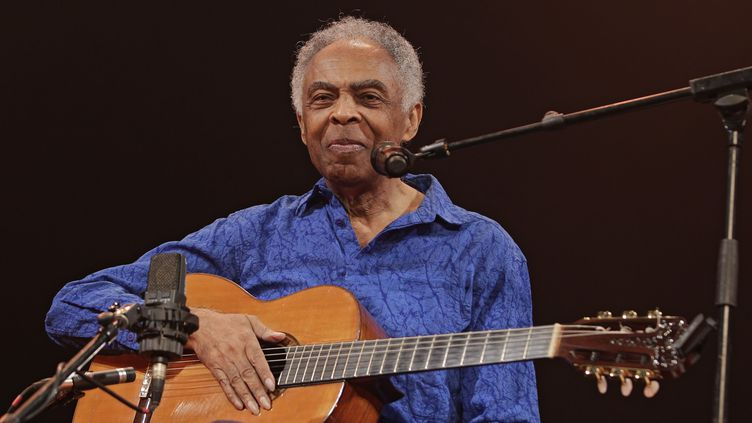
#> input picture OpenCV/1 - Basics OpenCV/images/gil.jpg, 752 x 423 px
$ jupyter execute --allow-errors image_histogram.ipynb
#> lines starting #> are read from the running program, lines starting #| are printed output that depends on the picture; after the words box and inside, x2 and y2 are one past the last pixel; in counts of white or black regions, pixels touching at a corner belong together
# Image Histograms

Histograms can help us to have a more general comprehension of a certain image. When we plot a histogram, the main objective is to analyze the contrast, brightness and, intensity distribution.

OpenCV offers to us a **cv2.calcHist(images,channels,mask,histSize,ranges)** function.

Arguments

- image:the image you want to analyze
- channels: [0] for gray scale images and [0, 1, 2] for images in RGB space
- mask: if you want to apply any mask
- histSize: the number of bins (for each channel) we want to use when computing a histogram
- ranges: the range of possible pixel values. Normally, this is [ 0, 256 ] for each channel.
For this example we consider two different images. One with a majoritarian black background, the other with a multi color background.

Images:
- Gilberto Gil, Brazilian singer
- JK bridge in Brasilia

## Importing Libraries

[cell 1]
from matplotlib import pyplot as plt
import cv2
import numpy as np

### Loading the image from disk

[cell 2]
img1 = cv2.imread("images/gil.jpg")
#> img1 is the input picture: shape (423, 752, 3); mean B, G, R 47.3, 45.8, 62.9
img2 = cv2.imread("images/jk-bridge.jpg")
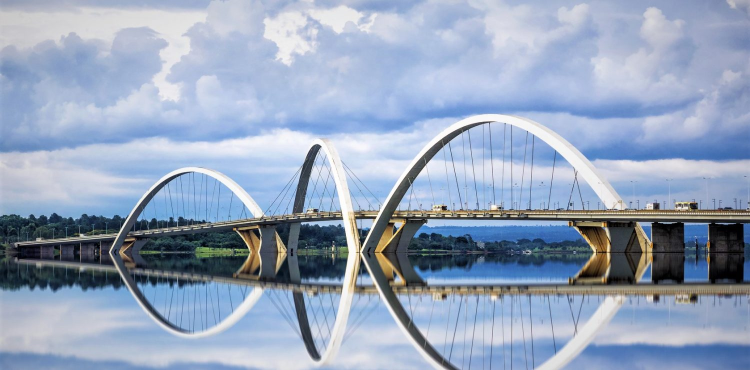
#> input picture OpenCV/1 - Basics OpenCV/images/jk-bridge.jpg, 1500 x 740 px (shown at 1/2 size)
#> img2 is the input picture: shape (740, 1500, 3); mean B, G, R 188.1, 164.5, 149.3

### Histogram with gray scale

[cell 3]
# converting the image into gray scale
gray1 = cv2.cvtColor(img1, cv2.COLOR_BGR2GRAY)
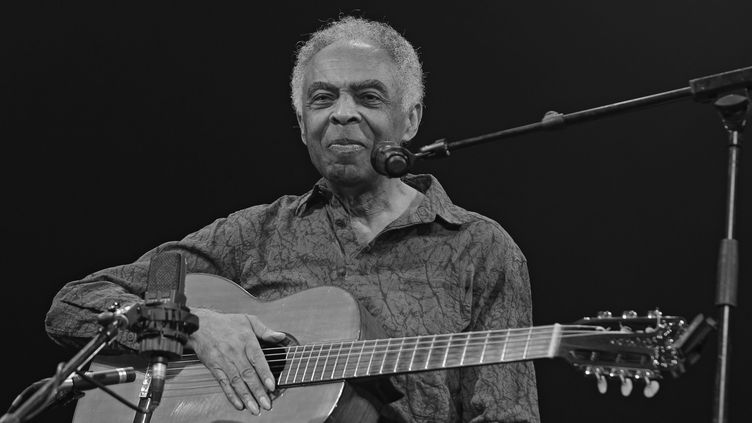
#> gray1: shape (423, 752); min 1, max 254, mean 51.1
gray2 = cv2.cvtColor(img2, cv2.COLOR_BGR2GRAY)
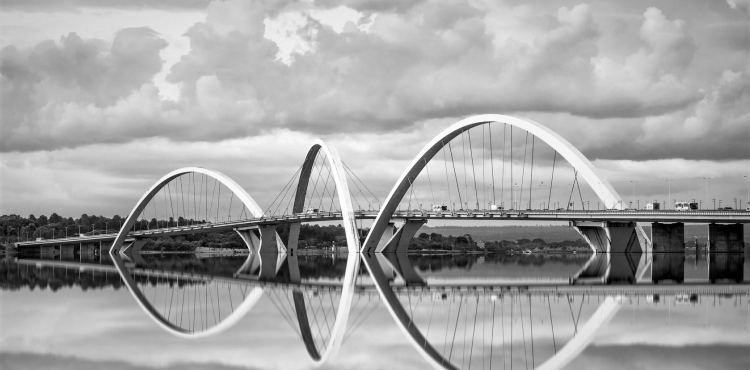
#> gray2: shape (740, 1500) (shown at 1/2 size); min 0, max 255, mean 162.7
#plotting
fig = plt.figure(figsize=(15,10))
plt.subplot(2, 2, 1)
plt.title("Gilberto Gil - gray scale")
plt.imshow(cv2.cvtColor(gray1, cv2.COLOR_BGR2RGB))
plt.subplot(2, 2, 2)
plt.title("JK bridge in Brasilia - gray scale")
plt.imshow(cv2.cvtColor(gray2, cv2.COLOR_BGR2RGB))

[cell 4]
# Making the histogram with cv2.calcHist
hist1 = cv2.calcHist([gray1], [0], None, [256], [0, 256])
#> hist1 = 256 values, max 27167 at index 19, min 0 at index 0, mean 1242.6
hist2 = cv2.calcHist([gray2], [0], None, [256], [0, 256])
#> hist2 = 256 values, max 18191 at index 190, min 258 at index 255, mean 4335.9

[cell 5]
# Plotting the Histograms
#first image
fig = plt.figure(figsize=(15,10))
plt.subplot(2,2,1)
plt.title("Grayscale Histogram - Image 1")
plt.xlabel("Bins")
plt.ylabel("# of Pixels")
plt.plot(hist1)
plt.xlim([0, 256])
#second image
plt.subplot(2,2,2)
plt.title("Grayscale Histogram - Image 2")
plt.xlabel("Bins")
plt.ylabel("# of Pixels")
plt.plot(hist2)
plt.xlim([0, 256])
plt.show()
#> figure, not shown here; panel 1: curve peaks at x = 19, y = 27167; panel 2: curve peaks at x = 190, y = 18191

The histograms show results very interesting, because for the image 1, the black background is the majority of the image. So, as we can see, the most frequents pixels are in the range between 10 and 30, that represents the black background. For the image 2, the scenario is different, we can observe a peak around 200, that means the brightness present in the beautiful sky and, in water reflex. Beyond the peak, we observe that along the range of 0 to 256 there is a frequency of appearance.

### Histogram with color scale, channel by channel

[cell 6]
# looking the original images
fig = plt.figure(figsize=(15,10))
plt.subplot(2,2,1)
plt.title("Gilberto Gil")
plt.imshow(cv2.cvtColor(img1, cv2.COLOR_BGR2RGB))
plt.subplot(2,2,2)
plt.title("JK bridge in Brasilia")
plt.imshow(cv2.cvtColor(img2, cv2.COLOR_BGR2RGB))
plt.show()
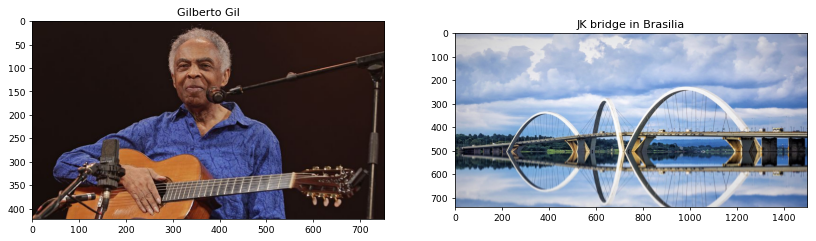
#> figure drawn by matplotlib, 2 panels

To calculate the histogram for each channel, we must split the image into your respectives channels.

[cell 7]
chans1 = cv2.split(img1) # to split the channels (these channels will be considered in the image argument)
chans2 = cv2.split(img2) # This returns a list with three channels
colors = ("b", "g", "r") # tuple of channels

[cell 8]
# Plotting the histograms
fig = plt.figure(figsize=(15,10))
#Image 1
plt.subplot(2,2,1)
plt.title("'Flattened' Color Histogram - Image 1")
plt.xlabel("Bins")
plt.ylabel("# of Pixels")
for (chan, color) in zip(chans1, colors):
    hist = cv2.calcHist([chan], [0], None, [256], [0, 256])
    plt.plot(hist, color = color)
    plt.xlim([0, 256])
#> this loop made 3 passes
#> color on passes 1 to 3: 'b', 'g', 'r'
# Image 2
plt.subplot(2,2,2)
plt.title("'Flattened' Color Histogram - Image 2")
plt.xlabel("Bins")
plt.ylabel("# of Pixels")
for (chan, color) in zip(chans2, colors):
    hist = cv2.calcHist([chan], [0], None, [256], [0, 256])
    plt.plot(hist, color = color)
    plt.xlim([0, 256])
plt.show()
#> figure, not shown here; panel 1: curve peaks at x = 17, y = 39115; panel 1: curve peaks at x = 19, y = 31302; panel 1: curve peaks at x = 30, y = 21789; panel 2: curve peaks at x = 225, y = 28086

Once again, for the image 1, the pixels more frequents in the both channels are in the range of 10 and 30, due to the black background. As the image does not have many colors, the pixels out of the black range are less frequents. On the other hand, for the image 2, we can observer that the blue channel shows a more significant peak around 240, this is reasonable, due to the blue sky and water. For the green channel, the peak is around 190, that means a darker green, we can see in the image some trees.

### 2D histogram

If we want to visualize in 2d dimensions and compare the peaks of intensity among the two channels.

[cell 9]
fig = plt.figure(figsize=(15,10))
# Comparing Green and Blue
ax = fig.add_subplot(131)
hist = cv2.calcHist([chans1[1], chans1[0]], [0, 1], None, [32, 32], [0, 256, 0, 256])
p = ax.imshow(hist, interpolation = "nearest")
ax.set_title("2D Color Histogram for G and B")
plt.colorbar(p)

# Comparing Green and Red
ax = fig.add_subplot(132)
hist = cv2.calcHist([chans1[1], chans1[2]], [0, 1], None, [32, 32], [0, 256, 0, 256])
p = ax.imshow(hist, interpolation = "nearest")
ax.set_title("2D Color Histogram for G and R")
plt.colorbar(p)

# Comparing Red and Blue
ax = fig.add_subplot(133)
hist = cv2.calcHist([chans1[0], chans1[2]], [0, 1], None, [32, 32], [0, 256, 0, 256])
p = ax.imshow(hist, interpolation = "nearest")
ax.set_title("2D Color Histogram for B and R")
plt.colorbar(p)
plt.show()

[cell 10]
fig = plt.figure(figsize=(15,10))
# Comparing Green and Blue
ax = fig.add_subplot(131)
hist = cv2.calcHist([chans2[1], chans2[0]], [0, 1], None, [32, 32], [0, 256, 0, 256])
p = ax.imshow(hist, interpolation = "nearest")
ax.set_title("2D Color Histogram for G and B")
plt.colorbar(p)

# Comparing Green and Red
ax = fig.add_subplot(132)
hist = cv2.calcHist([chans2[1], chans2[2]], [0, 1], None, [32, 32], [0, 256, 0, 256])
p = ax.imshow(hist, interpolation = "nearest")
ax.set_title("2D Color Histogram for G and R")
plt.colorbar(p)

# Comparing Red and Blue
ax = fig.add_subplot(133)
hist = cv2.calcHist([chans2[0], chans2[2]], [0, 1], None, [32, 32], [0, 256, 0, 256])
p = ax.imshow(hist, interpolation = "nearest")
ax.set_title("2D Color Histogram for B and R")
plt.colorbar(p)
plt.show()
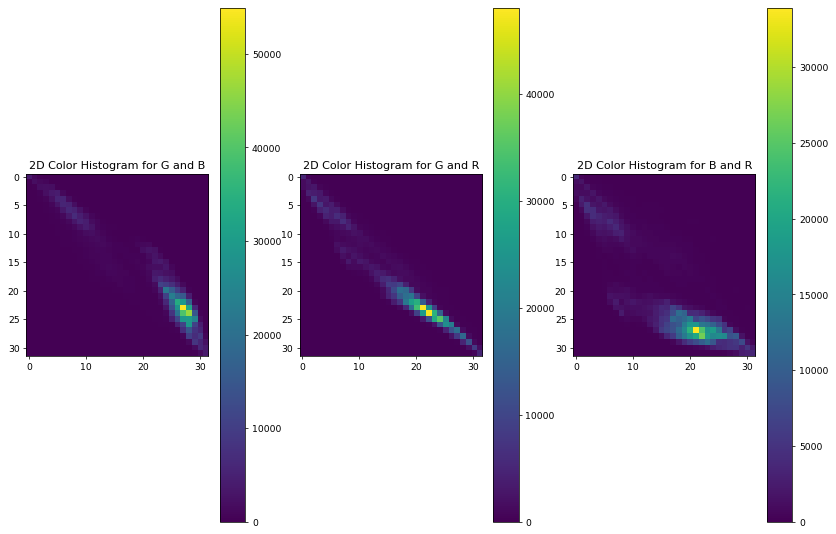
#> figure drawn by matplotlib, 6 panels

With the 2D plot, we can compare the pixels distribution among two channels, or more precisely the peaks that each channel contains. For example, for the image 2, the first plot shows the peak for the green channel around 22 in y coordinate and, a peak around 27 in x coordinate for the blue channel.

**NOTE**: in the function cv2.calcHist we change a little bit the arguments in comparison with the last example. Here, we consider a list of two channels for the image argument, the same for the channel argument. For the bins argument, we consider 32 for each channel, it means that for each beans we have a range of 8 pixels.

### Histogram Equalization

**from OpenCV website**

Consider an image whose pixel values are confined to some specific range of values only. For eg, brighter image will have all pixels confined to high values. But a good image will have pixels from all regions of the image. So you need to stretch this histogram to either ends (as given in below image, from wikipedia) and that is what Histogram Equalization does (in simple words).

**cv2.equalizeHist(image)**

[cell 11]
# Applying the function
eq1 = cv2.equalizeHist(gray1)
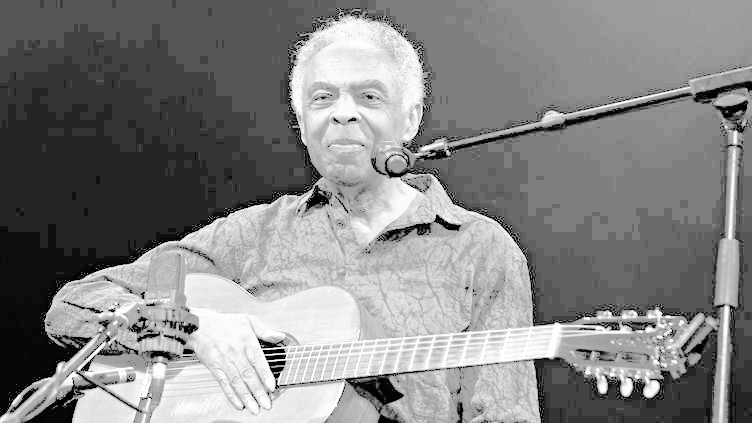
#> eq1: shape (423, 752); min 0, max 255, mean 131.9
eq2 = cv2.equalizeHist(gray2)
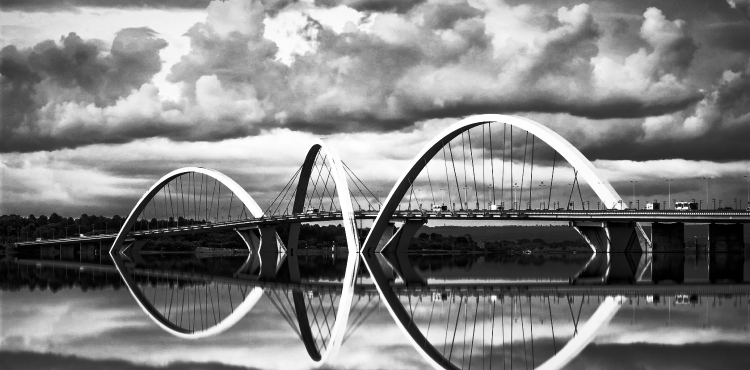
#> eq2: shape (740, 1500) (shown at 1/2 size); min 0, max 255, mean 128.5

[cell 12]
# Comparing the images
plt.figure(figsize=(15,10))
plt.subplot(2,1,1)
plt.title("Equalized - Image1")
plt.imshow(cv2.cvtColor(np.hstack([gray1, eq1]), cv2.COLOR_BGR2RGB))
plt.subplot(2,1,2)
plt.title("Equalized - Image2")
plt.imshow(cv2.cvtColor(np.hstack([gray2, eq2]), cv2.COLOR_BGR2RGB))
plt.show()
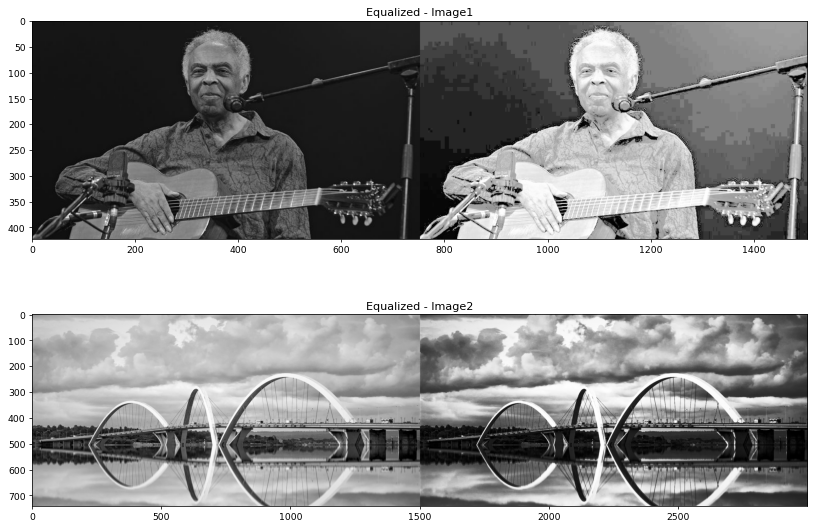
#> figure drawn by matplotlib, 2 panels

[cell 13]
hist_eq1 = cv2.calcHist([eq1], [0], None, [256], [0, 256])
#> hist_eq1 = 256 values, max 27167 at index 37, min 0 at index 5, mean 1242.6
hist_eq2 = cv2.calcHist([eq2], [0], None, [256], [0, 256])
#> hist_eq2 = 256 values, max 18191 at index 166, min 0 at index 74, mean 4335.9

[cell 14]
f = plt.figure(figsize=(15,10))
plt.subplot(2,2,1)
plt.plot(hist1, color = "blue", label='Not equalized')
plt.plot(hist_eq1, color = "red", label='Equalized')
plt.xlim([0, 256])
plt.title("Histogram comparison - Image 1")
plt.subplot(2,2,2)
plt.plot(hist2, color = "blue", label='Not equalized')
plt.plot(hist_eq2, color = "red", label='Equalized')
plt.xlim([0, 256])
plt.title("Histogram comparison - Image 2")
plt.show()
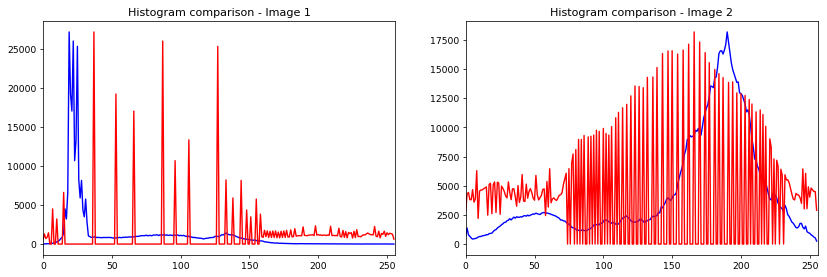
#> figure drawn by matplotlib, 2 panels; panel 1: curve peaks at x = 19, y = 27167; panel 1: curve peaks at x = 37, y = 27167; panel 2: curve peaks at x = 190, y = 18191; panel 2: curve peaks at x = 166, y = 18191

As we can see, the equalization of the histogram try to reduce the peaks present in the image, and redistribute them. But, this change dramatically the image. For the image 1 the back backgrounds was completely changed. This technique is very useful for many task, as the treatment of satellites images.

### Mask and histograms

Mask is another useful tool. For the histogram case, we can select a specific region of the image to calculate the histogram.

[cell 15]
# Defining a plot function

def plot_histogram(image, title, mask = None):
    chans = cv2.split(image)
    colors = ("b", "g", "r")
    plt.figure()
    plt.title(title)
    plt.xlabel("Bins")
    plt.ylabel("# of Pixels")
    for (chan, color) in zip(chans, colors):
        hist = cv2.calcHist([chan], [0], mask, [256], [0, 256])
        plt.plot(hist, color = color)
        plt.xlim([0, 256])

[cell 16]
# Creating the mask
mask1 = np.zeros(img1.shape[:2], dtype = "uint8")
cv2.rectangle(mask1, (289, 14), (428, 186), 255, -1) # To creat the mask in the selected region x(289-428) and
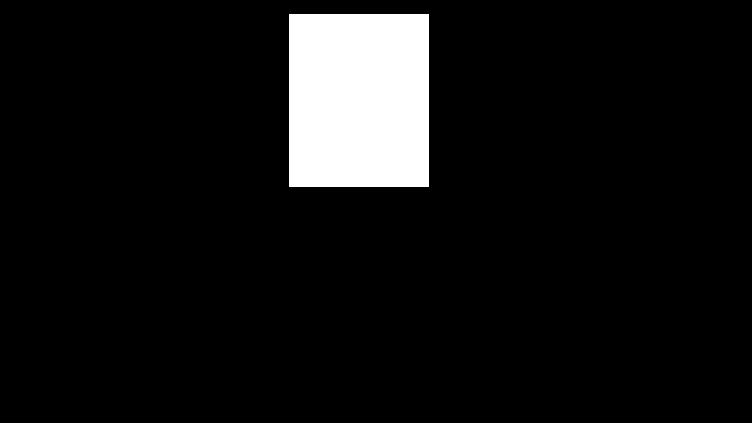
#> mask1: shape (423, 752); 7.6% white; 1 white region, box (x1, y1, x2, y2) and area: (289, 14, 429, 187) 24220
# y(14-186)
#> (the rest of this cell did not finish here and is left out)
